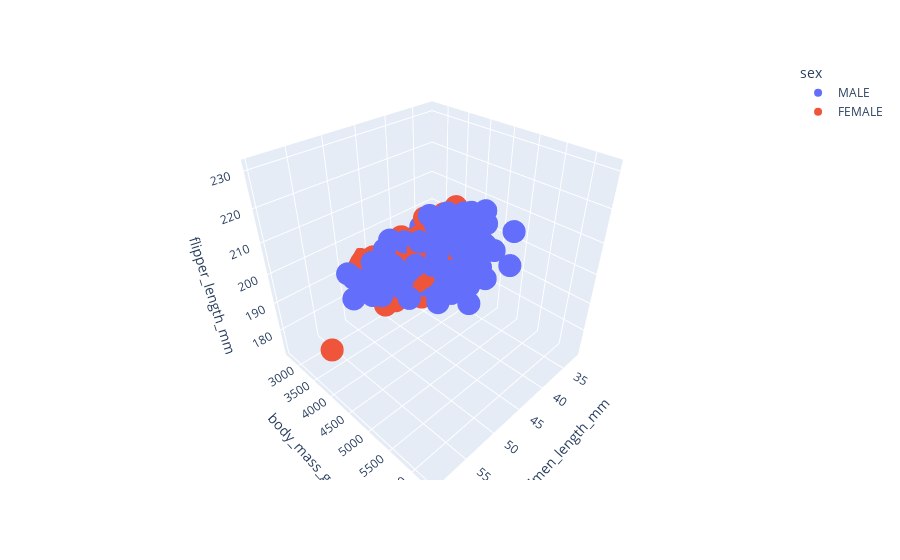

Notebook source saved alongside this figure:
### Code cell
fig = px.scatter_3d(df, x='culmen_length_mm', y='body_mass_g', z='flipper_length_mm',
              color='sex')
fig.show()

### Figure 1 — Plotly figure (JSON) as saved in the notebook; plotly's stock layout.template omitted (floating-point values rounded to 4 significant figures; data arrays with more than 128 entries replaced by an {"elided": "..."} marker saying what was removed)
{"data": [{"hovertemplate": "sex=MALE<br>culmen_length_mm=%{x}<br>body_mass_g=%{y}<br>flipper_length_mm=%{z}<extra></extra>", "legendgroup": "MALE", "marker": {"color": "#636efa", "symbol": "circle"}, "mode": "markers", "name": "MALE", "scene": "scene", "showlegend": true, "type": "scatter3d", "x": {"elided": "168 float values"}, "y": {"elided": "168 int values"}, "z": {"elided": "168 int values"}}, {"hovertemplate": "sex=FEMALE<br>culmen_length_mm=%{x}<br>body_mass_g=%{y}<br>flipper_length_mm=%{z}<extra></extra>", "legendgroup": "FEMALE", "marker": {"color": "#EF553B", "symbol": "circle"}, "mode": "markers", "name": "FEMALE", "scene": "scene", "showlegend": true, "type": "scatter3d", "x": {"elided": "165 float values"}, "y": {"elided": "165 int values"}, "z": {"elided": "165 int values"}}], "layout": {"legend": {"title": {"text": "sex"}, "tracegroupgap": 0}, "margin": {"t": 60}, "scene": {"domain": {"x": [0, 1], "y": [0, 1]}, "xaxis": {"title": {"text": "culmen_length_mm"}}, "yaxis": {"title": {"text": "body_mass_g"}}, "zaxis": {"title": {"text": "flipper_length_mm"}}}}}
